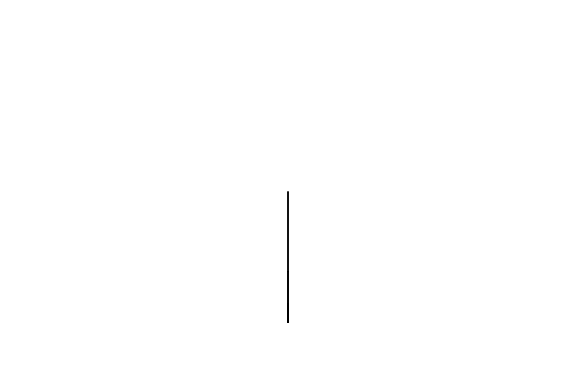
Frame 1 (no input)
Frame 60 (no input): identical to frame 1, image omitted
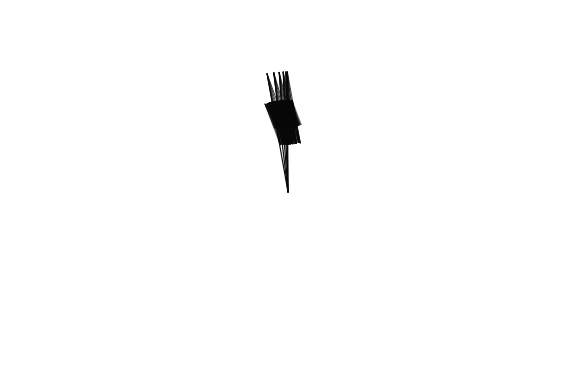
Frame 120 (the mouse pressed at the canvas centre since frame 60)

The p5.js sketch that drew these frames (run headless with seeded random() and noise() and a simulated clock; from frame 60 on, the mouse is pressed at the canvas centre):

// p5.js sketch
// ── sketch.js
let sproutDepth = 4;
let sproutBreadth = 6;
let sproutLength = 200;
let rotateFactor = 0.3;
let lrpMouseX, lrpMouseY;
p5.disableFriendlyErrors = true; // keep warnings quiet
let bDoExportSvg = false; 

function setup() {
  createCanvas(576, 384);
  angleMode(DEGREES);
  lrpMouseX = 0;
  lrpMouseY = 0;
}

function draw() {
  if (bDoExportSvg){
    beginRecordSvg("myOutput.svg");
  }

  background(255);
  stroke(10);
  strokeWeight(2)
  translate(width/2, height/2);
  lrpMouseX = lerp(lrpMouseX, mouseX, 0.1);
  lrpMouseY = lerp(lrpMouseY, mouseY, 0.1);
  sprout(0, 0, 0);

  if (bDoExportSvg){
    endRecordSvg();
    bDoExportSvg = false;
  }

}

function keyPressed(){
  if (key == 's'){ 
    bDoExportSvg = true; 
  }
}

function sprout(x, y, depth) {
  let newDepth = depth + 1;
  if (depth >= sproutDepth) {
    return;
  } else {
    push()
    translate(x, y);
    scale(map(lrpMouseY, 0, height, 0.4, 0.8));
    rotate(map(lrpMouseX, 0, width, -360, 0))
    for (let i = 0; i < sproutBreadth; i++) {
      rotate(i * map(lrpMouseX, 0, width, -360, 360));
      let newY = sproutLength;
      line (0, 0, 0, newY);
      sprout(0, newY, newDepth);

    }
    pop();
  }
}
